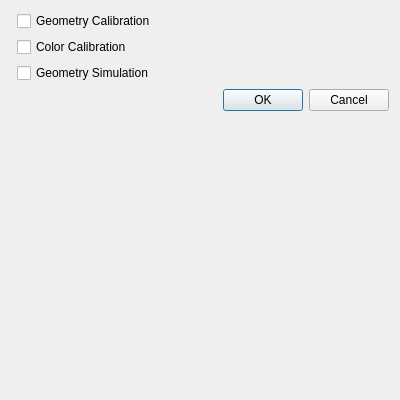
<?xml version="1.0" encoding="UTF-8"?>
<ui version="4.0">
 <class>ExportVideoDialog</class>
 <widget class="QDialog" name="ExportVideoDialog">
  <property name="windowModality">
   <enum>Qt::ApplicationModal</enum>
  </property>
  <property name="geometry">
   <rect>
    <x>0</x>
    <y>0</y>
    <width>400</width>
    <height>400</height>
   </rect>
  </property>
  <property name="windowTitle">
   <string>Distance Information</string>
  </property>
  <layout class="QFormLayout" name="formLayout_2">
   <item row="4" column="1">
    <widget class="QDialogButtonBox" name="buttonBox">
     <property name="standardButtons">
      <set>QDialogButtonBox::Cancel|QDialogButtonBox::Ok</set>
     </property>
    </widget>
   </item>
   <item row="1" column="1">
    <widget class="QCheckBox" name="GeometryCalibration">
     <property name="text">
      <string>Geometry Calibration</string>
     </property>
    </widget>
   </item>
   <item row="2" column="1">
    <widget class="QCheckBox" name="checkBoxColorCalibration">
     <property name="text">
      <string>Color Calibration</string>
     </property>
    </widget>
   </item>
   <item row="3" column="1">
    <widget class="QCheckBox" name="checkBoxGeometrySimulation">
     <property name="text">
      <string>Geometry Simulation</string>
     </property>
    </widget>
   </item>
  </layout>
 </widget>
 <resources/>
 <connections>
  <connection>
   <sender>buttonBox</sender>
   <signal>accepted()</signal>
   <receiver>ExportVideoDialog</receiver>
   <slot>accept()</slot>
   <hints>
    <hint type="sourcelabel">
     <x>248</x>
     <y>254</y>
    </hint>
    <hint type="destinationlabel">
     <x>157</x>
     <y>274</y>
    </hint>
   </hints>
  </connection>
  <connection>
   <sender>buttonBox</sender>
   <signal>rejected()</signal>
   <receiver>ExportVideoDialog</receiver>
   <slot>reject()</slot>
   <hints>
    <hint type="sourcelabel">
     <x>316</x>
     <y>260</y>
    </hint>
    <hint type="destinationlabel">
     <x>286</x>
     <y>274</y>
    </hint>
   </hints>
  </connection>
 </connections>
</ui>
